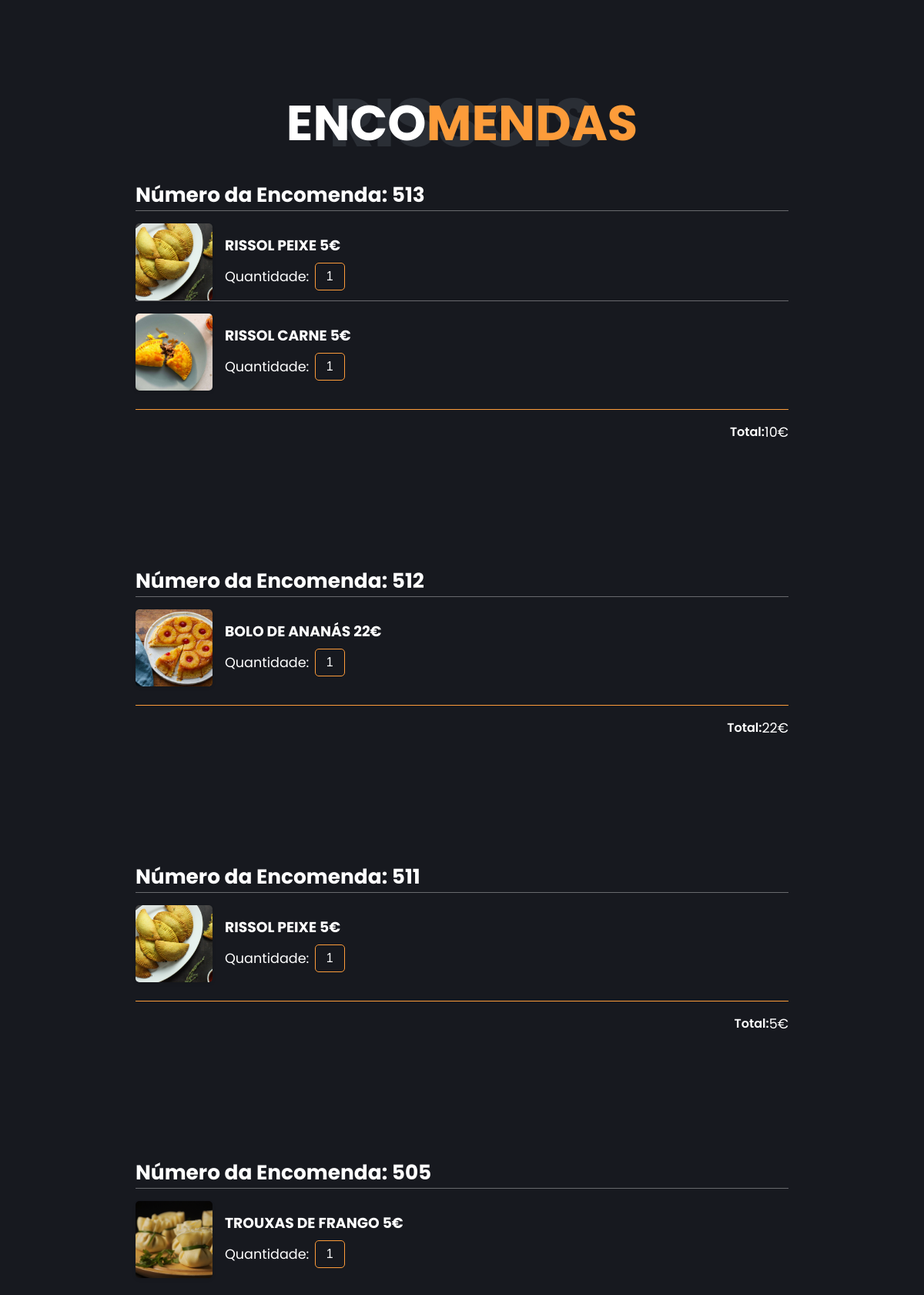
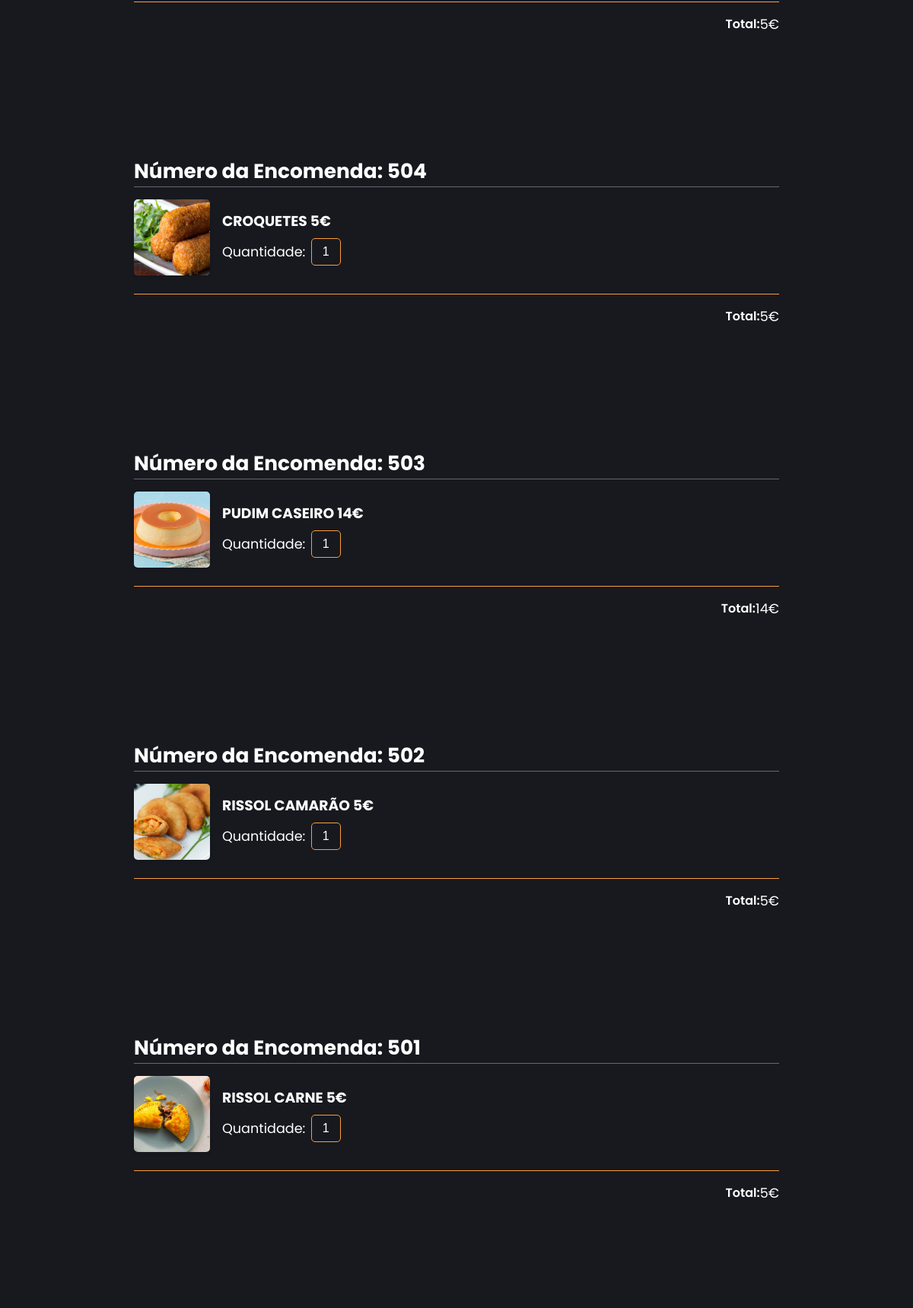
Screenshot of /php/historico.php (signed in, upper part) with the database file from the repository (2 pictures, top to bottom).
### tables this page shows
CREATE TABLE Encomendas (
    id_Encomendas INTEGER PRIMARY KEY AUTOINCREMENT,
    id_clientes INTEGER NOT NULL,
    data_encomenda DATETIME,
    metedo_pagamento BOOLEAN,
    metedo_entrega BOOLEAN,
    mensagem TEXT,
    FOREIGN KEY(id_clientes) REFERENCES Clientes(id_clientes)
);

### includes/historico_inc.php (called while the page is built, shortened)
<?php
require_once 'conn.php';
require_once 'functions_inc.php';
$userId = $_SESSION["userid"];
$userOrders = getUserOrders($userId, $db);

### includes/functions_inc.php (called while the page is built, shortened)
<?php
function getUserOrders($userId, $db)
{
    $queryOrders = "SELECT * FROM Encomendas WHERE id_clientes = :userid";
    $stmtOrders = $db->prepare($queryOrders);
    $stmtOrders->bindValue(':userid', $userId, SQLITE3_INTEGER);
    $resultOrders = $stmtOrders->execute();
    $orders = array();
    while ($rowOrders = $resultOrders->fetchArray(SQLITE3_ASSOC)) {
        $order = array(
            'id_Encomendas' => $rowOrders['id_Encomendas'],
            'data_encomenda' => $rowOrders['data_encomenda'],
            'metedo_pagamento' => $rowOrders['metedo_pagamento'],
            'metedo_entrega' => $rowOrders['metedo_entrega'],
            'mensagem' => $rowOrders['mensagem'],
            'items' => array()
        );
        $queryItems = "SELECT p.nome_produto, p.preco, p.caminho_imagem, l.quantidade
                       FROM Linha_de_Encomenda l
                       INNER JOIN Produtos p ON l.Produtos_id_produto = p.id_produto
                       WHERE l.Encomendas_id_Encomendas = :orderId";
        $stmtItems = $db->prepare($queryItems);
        $stmtItems->bindValue(':orderId', $rowOrders['id_Encomendas'], SQLITE3_INTEGER);
        $resultItems = $stmtItems->execute();
        while ($rowItems = $resultItems->fetchArray(SQLITE3_ASSOC)) {
            $order['items'][] = array(
                'nome_produto' => $rowItems['nome_produto'],
                'preco' => $rowItems['preco'],
                'caminho_imagem' => $rowItems['caminho_imagem'],
                'quantidade' => $rowItems['quantidade']
            );
        }
        $orders[] = $order;
    }
    return $orders;
}

### php/historico.php (the view, shortened to what this page needs)
<!DOCTYPE html>
<html lang="en">
<head>
        <link rel="stylesheet" href="../styles/style.css" />
                    <link rel="stylesheet" href="https://cdnjs.cloudflare.com/ajax/libs/font-awesome/5.15.4/css/all.min.css" />
                        <link rel="stylesheet" href="https://cdnjs.cloudflare.com/ajax/libs/toastr.js/latest/toastr.min.css">
                                <link rel="stylesheet" href="https://cdn.jsdelivr.net/npm/sweetalert2@11.0.20/dist/sweetalert2.min.css">
</head>
<body class="main-content">
    <main>
        <section class="container contact active" id="contact">
            <div class="contact-container">
                <div class="main-title">
                    <h2>enco<span>mendas</span><span class="bg-text">Rissois</span></h2>
                </div><br>
                <?php
                include('../includes/historico_inc.php');
                foreach (array_reverse($userOrders) as $order) {
                    $total = 0;
                    echo "<div class='order'>";
                    echo "<h1>Número da Encomenda: " . $order['id_Encomendas'] . "</h1>";
                    foreach ($order['items'] as $item) {
                        echo "<div class='cart-item'>";
                        echo "<div class='cart-img-box' class='fancybox'>";
                        echo "<img src='{$item['caminho_imagem']}' alt='{$item['nome_produto']}' class='cart-img'>";
                        echo "</div>";
                        echo "<div class='detail-box'>";
                        echo "<div class='cart-product-title'><h3>{$item['nome_produto']} {$item['preco']}€</h3></div>";
                        echo "<div class='cart-quantity-box'>";
                        echo "<label for='quantity'>Quantidade:</label>";
                        echo "<input type='text' value='{$item['quantidade']}' class='cart-quantity' id='quantity' disabled>";
                        echo "</div>";
                        echo "</div>";
                        echo "</div>";
                        $total += $item['preco'] * $item['quantidade'];
                    }
                    echo "
    <div class='total'>
        <div class='total-title'>Total:</div>
        <div> {$total}€</div>
    </div>
    ";
                    echo "</div>";
                }
                ?>
        </section>
    </main>
</body>
</html>

### styles/style.css (style rules this page uses)
* { margin: 0; padding: 0; box-sizing: border-box; list-style: none; scroll-behavior: smooth; }
:root { --color-primary: #17191f; --color-secondary: #fd9c3a; --color-white: #ffff; --color-black: #000; --color-grey0: #f8f8f8; --color-grey-1: #dbe1e8; --color-grey-2: #b2becd; --color-grey-3: #6c7983; --color-grey-4: #454e56; --color-grey-5: #2a2e35; --color-grey-6: #12181b; --br-sm-2: 14px; --box-shadow-1: 0 5px 15px rgba(0, 0, 0, 0.2); }
body { background-color: var(--color-primary); font-family: "Poppins", sans-serif; font-size: 1.1rem; color: var(--color-white); transition: all 0.4s ease-in-out; }
section { min-height: 100vh; width: 100%; position: absolute; left: 0; top: 0; padding: 3rem 18rem; }
.container { display: none; transform: translateY(-100%) scale(0); transition: all 0.4s ease-in-out; background-color: var(--color-primary); }
.active { display: block; animation: appear 0.8s ease-in-out; transform: translateY(0) scaleY(1); }
.cart-item { display: grid; grid-template-columns: 100px 1fr auto; align-items: center; gap: 1rem; border-top: 1px solid rgba(255, 255, 255, 0.35); padding-top: 1rem; }
.cart-img-box { width: 100px; height: 100px; overflow: hidden; border-radius: 5px; box-shadow: 0 2px 4px rgba(0, 0, 0, 0.1); }
.cart-img { width: 100%; height: 100%; -o-object-fit: cover; object-fit: cover; }
.detail-box { display: grid; row-gap: 0.5rem; }
.cart-product-title { font-size: 1rem; text-transform: uppercase; }
.cart-quantity-box { display: flex; align-items: center; }
.cart-quantity { border: 1px solid var(--color-secondary); background-color: var(--color-primary); color: white; width: 2.4rem; text-align: center; font-size: 1rem; padding: 0.5rem; border-radius: 5px; margin-left: 0.5rem; }
.total { display: flex; justify-content: flex-end; margin-top: 1.5rem; padding-top: 1rem; transition: all 0.3s ease; border-top: 1px solid var(--color-secondary); }
.total-title { font-size: 1rem; font-weight: 600; }
input, button { border: none; outline: none; border-radius: 30px; font-size: 1.1em; }
input { width: 100%; background: #e6e6e6; color: var(--color-grey-3); letter-spacing: 0.5px; padding: 14px 64px; }
.main-title { text-align: center; }
.main-title h2 { position: relative; text-transform: uppercase; font-size: 4rem; font-weight: 700; }
.main-title h2 span { color: var(--color-secondary); }
.main-title h2 .bg-text { position: absolute; top: 50%; left: 50%; color: var(--color-grey-5); transition: all 0.4s ease-in-out; z-index: -1; transform: translate(-50%, -50%); font-weight: 800; font-size: 6.3rem; }
.order { margin-bottom: 10rem; }
@media screen and (max-width: 1432px) { .container { padding: 7rem 11rem; } }
@media screen and (max-width: 1432px) { .main-title h2 .bg-text { font-size: 5.5rem; } }

### rows the page displays
encomendas: id_Encomendas "513", nome_produto "RISSOL PEIXE", preco "5", quantidade "1", nome_produto "RISSOL CARNE", total "10"
encomendas: id_Encomendas "512", nome_produto "BOLO DE ANANÁS", preco "22", quantidade "1", total "22"
encomendas: id_Encomendas "511", nome_produto "RISSOL PEIXE", preco "5", quantidade "1", total "5"
encomendas: id_Encomendas "505", nome_produto "TROUXAS DE FRANGO", preco "5", quantidade "1", total "5"
encomendas: id_Encomendas "504", nome_produto "CROQUETES", preco "5", quantidade "1", total "5"
encomendas: id_Encomendas "503", nome_produto "PUDIM CASEIRO", preco "14", quantidade "1", total "14"
encomendas: id_Encomendas "502", nome_produto "RISSOL CAMARÃO", preco "5", quantidade "1", total "5"
encomendas: id_Encomendas "501", nome_produto "RISSOL CARNE", preco "5", quantidade "1", total "5"
